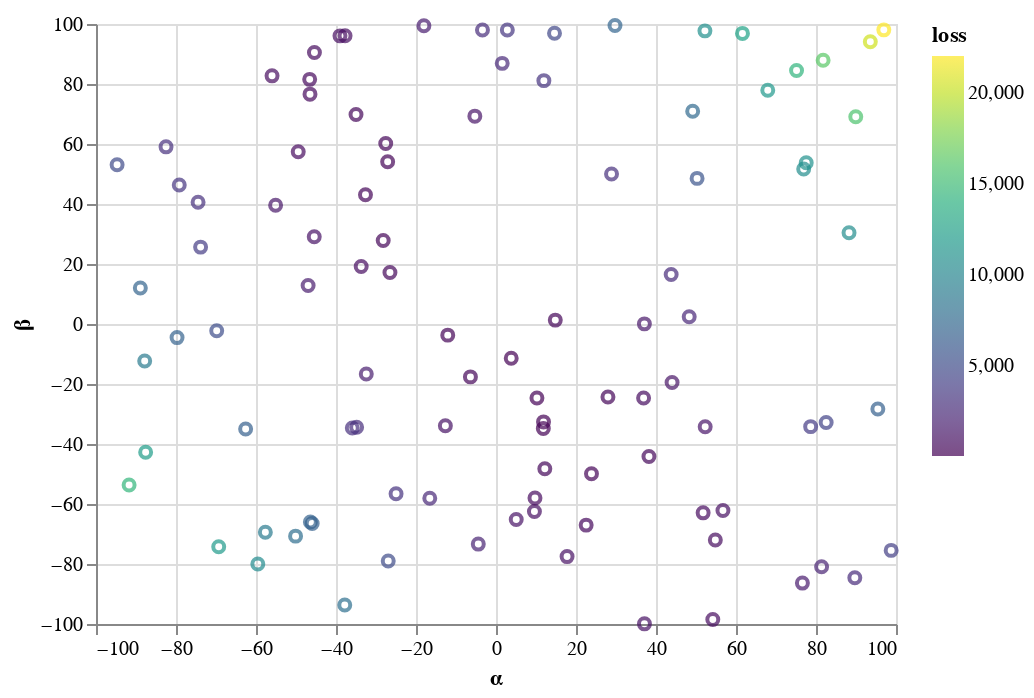

The notebook cell this image was saved under:
### Code cell
alt.Chart(random_guess_data).mark_point().encode(
    x = 'α',
    y = 'β',
    color = alt.Color('loss', scale=alt.Scale(scheme='viridis'))
)

### Figure 1 — Vega-Lite specification as saved in the notebook (floating-point values rounded to 4 significant figures)
{"$schema": "https://vega.github.io/schema/vega-lite/v3.4.0.json", "config": {"mark": {"tooltip": null}, "view": {"height": 300, "width": 400}}, "data": {"name": "data-d088d66b09e7173189110ba11dc7ba4c"}, "datasets": {"data-d088d66b09e7173189110ba11dc7ba4c": [{"loss": 6783.0, "α": -46.4, "β": -65.98}, {"loss": 2403.0, "α": 48.3, "β": 2.431}, {"loss": 6553.0, "α": 95.46, "β": -28.33}, {"loss": 11960.0, "α": -69.32, "β": -74.22}, {"loss": 2685.0, "α": 43.79, "β": 16.51}, {"loss": 15830.0, "α": 89.94, "β": 69.09}, {"loss": 1009.0, "α": -12.66, "β": -33.89}, {"loss": 1127.0, "α": 5.056, "β": -65.19}, {"loss": 4661.0, "α": 14.63, "β": 96.93}, {"loss": 3302.0, "α": -79.19, "β": 46.35}, {"loss": 8010.0, "α": -37.81, "β": -93.67}, {"loss": 4014.0, "α": 98.79, "β": -75.47}, {"loss": 1584.0, "α": 76.6, "β": -86.37}, {"loss": 4858.0, "α": -94.73, "β": 53.08}, {"loss": 14300.0, "α": 75.14, "β": 84.51}, {"loss": 3784.0, "α": 78.67, "β": -34.21}, {"loss": 753.5, "α": -37.74, "β": 96.11}, {"loss": 379.9, "α": 38.24, "β": -44.18}, {"loss": 1368.0, "α": -55.1, "β": 39.58}, {"loss": 1706.0, "α": -18.03, "β": 99.4}, {"loss": 3070.0, "α": -74.48, "β": 40.6}, {"loss": 2768.0, "α": -3.383, "β": 97.98}, {"loss": 727.0, "α": -39.01, "β": 96.05}, {"loss": 132.2, "α": 11.83, "β": -34.84}, {"loss": 254.9, "α": -27.57, "β": 60.19}, {"loss": 6757.0, "α": -45.95, "β": -66.48}, {"loss": 4353.0, "α": 82.54, "β": -32.86}, {"loss": 224.1, "α": 14.82, "β": 1.296}, {"loss": 659.7, "α": -49.44, "β": 57.4}, {"loss": 1340.0, "α": 37.1, "β": 0.04478}, {"loss": 9079.0, "α": -57.66, "β": -69.44}, {"loss": 10930.0, "α": 52.23, "β": 97.71}, {"loss": 3378.0, "α": 2.835, "β": 97.99}, {"loss": 799.6, "α": 9.607, "β": -62.52}, {"loss": 473.6, "α": 22.54, "β": -67.03}, {"loss": 6952.0, "α": -88.92, "β": 12.03}, {"loss": 14480.0, "α": -91.72, "β": -53.65}, {"loss": 472.4, "α": -46.5, "β": 76.61}, {"loss": 569.0, "α": -45.39, "β": 90.48}, {"loss": 274.4, "α": 27.99, "β": -24.36}, {"loss": 5694.0, "α": 50.27, "β": 48.54}, {"loss": 2881.0, "α": -34.84, "β": -34.44}, {"loss": 336.3, "α": 12.2, "β": -48.24}, {"loss": 6816.0, "α": -79.74, "β": -4.53}, {"loss": 2415.0, "α": -16.55, "β": -58.09}, {"loss": 1029.0, "α": -45.44, "β": 29.09}, {"loss": 7510.0, "α": 49.17, "β": 70.91}, {"loss": 893.4, "α": 56.74, "β": -62.16}, {"loss": 7047.0, "α": 29.75, "β": 99.51}, {"loss": 107.8, "α": 11.88, "β": -32.63}, {"loss": 2560.0, "α": 1.551, "β": 86.88}, {"loss": 22040.0, "α": 96.95, "β": 98.05}, {"loss": 10710.0, "α": 88.26, "β": 30.43}, {"loss": 188.6, "α": 23.87, "β": -49.91}, {"loss": 353.5, "α": -26.51, "β": 17.19}, {"loss": 200.2, "α": -27.09, "β": 54.09}, {"loss": 6633.0, "α": -62.59, "β": -35.01}, {"loss": 3808.0, "α": -73.85, "β": 25.63}, {"loss": 10720.0, "α": 76.92, "β": 51.67}, {"loss": 17.35, "α": 3.806, "β": -11.41}, {"loss": 263.8, "α": -28.2, "β": 27.84}, {"loss": 1271.0, "α": 52.3, "β": -34.28}, {"loss": 3058.0, "α": 28.88, "β": 50.0}, {"loss": 1689.0, "α": -46.97, "β": 12.83}, {"loss": 3177.0, "α": -24.98, "β": -56.61}, {"loss": 253.1, "α": -32.63, "β": 43.07}, {"loss": 925.0, "α": 37.11, "β": -99.95}, {"loss": 2662.0, "α": 89.7, "β": -84.6}, {"loss": 336.9, "α": -35.0, "β": 69.86}, {"loss": 685.5, "α": -55.99, "β": 82.72}, {"loss": 5019.0, "α": -26.94, "β": -79.01}, {"loss": 664.9, "α": 51.78, "β": -62.95}, {"loss": 10600.0, "α": -59.55, "β": -79.99}, {"loss": 12810.0, "α": 61.62, "β": 96.86}, {"loss": 1737.0, "α": -32.43, "β": -16.68}, {"loss": 5108.0, "α": -69.82, "β": -2.226}, {"loss": 11870.0, "α": 67.94, "β": 77.94}, {"loss": 617.3, "α": 36.9, "β": -24.64}, {"loss": 656.0, "α": 9.743, "β": -57.99}, {"loss": 12190.0, "α": -87.59, "β": -42.77}, {"loss": 623.4, "α": -33.7, "β": 19.16}, {"loss": 54.74, "α": 10.23, "β": -24.64}, {"loss": 16380.0, "α": 81.78, "β": 87.92}, {"loss": 2172.0, "α": -4.428, "β": -73.36}, {"loss": 20450.0, "α": 93.58, "β": 94.11}, {"loss": 210.7, "α": -12.06, "β": -3.71}, {"loss": 696.0, "α": 54.83, "β": -71.99}, {"loss": 493.6, "α": -46.58, "β": 81.55}, {"loss": 718.4, "α": 54.2, "β": -98.47}, {"loss": 8959.0, "α": -87.83, "β": -12.31}, {"loss": 927.2, "α": 17.77, "β": -77.53}, {"loss": 7849.0, "α": -50.11, "β": -70.72}, {"loss": 1193.0, "α": -5.289, "β": 69.28}, {"loss": 2064.0, "α": 81.4, "β": -80.91}, {"loss": 1160.0, "α": 44.02, "β": -19.49}, {"loss": 3010.0, "α": -35.92, "β": -34.67}, {"loss": 3225.0, "α": 11.97, "β": 81.12}, {"loss": 276.3, "α": -6.395, "β": -17.63}, {"loss": 11080.0, "α": 77.56, "β": 53.72}, {"loss": 3053.0, "α": -82.49, "β": 59.05}]}, "encoding": {"color": {"field": "loss", "scale": {"scheme": "viridis"}, "type": "quantitative"}, "x": {"field": "α", "type": "quantitative"}, "y": {"field": "β", "type": "quantitative"}}, "mark": "point"}
